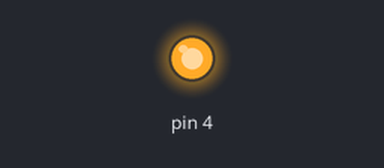
The sketch below on a simulated Arduino Uno, built with avr-gcc and run on an emulated ATmega328P. Shown: output pins drawn as LEDs (lit = HIGH).

Above: at 0.15 s.
At 10.9 s:
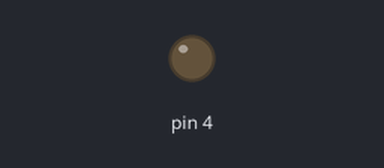
Timing chart, 0 to 17.7 s (numbered marks = the images above):
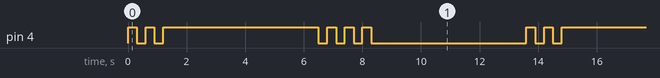

Measured:
- by itself, pin 4: repeats every 13.6 s: LOW 0.30 s, HIGH 0.30 s, LOW 0.30 s, HIGH 5.3 s, 3 × (LOW 0.30 s, HIGH 0.30 s), LOW 5.3 s, HIGH 0.30 s
- by itself, everything shown: repeats every 13.6 s, in 12 steps

The sketch:

02_some_variables.ino
```cpp
void setup() {
  // put your setup code here, to run once:
pinMode(4, OUTPUT);
}

void loop() {
  // put your main code here, to run repeatedly:
// flash pattern 1
    digitalWrite(4, HIGH); // Turn on LED
    delay(300); // Wait for 500ms
    digitalWrite(4, LOW); // Turn off LED
    delay(300); // Wait for 500ms
    digitalWrite(4, HIGH); // Turn on LED
    delay(300); // Wait for 500ms
    digitalWrite(4, LOW); // Turn off LED
    delay(300); // Wait for 500ms


//on hold
    digitalWrite(4, HIGH); // Turn on LED
    delay(5000);


// flash pattern 2
    digitalWrite(4, HIGH); // Turn on LED
    delay(300); // Wait for 500ms
    digitalWrite(4, LOW); // Turn off LED
    delay(300); // Wait for 500ms
    digitalWrite(4, HIGH); // Turn on LED
    delay(300); // Wait for 500ms
    digitalWrite(4, LOW); // Turn off LED
    delay(300); // Wait for 500ms
    digitalWrite(4, HIGH); // Turn on LED
    delay(300); // Wait for 500ms
    digitalWrite(4, LOW); // Turn off LED
    delay(300); // Wait for 500ms
    digitalWrite(4, HIGH); // Turn on LED
    delay(300); // Wait for 500ms
    digitalWrite(4, LOW); // Turn off LED
    delay(300); // Wait for 500ms

//off
    digitalWrite(4, LOW); // Turn on LED
    delay(5000);


}
```
